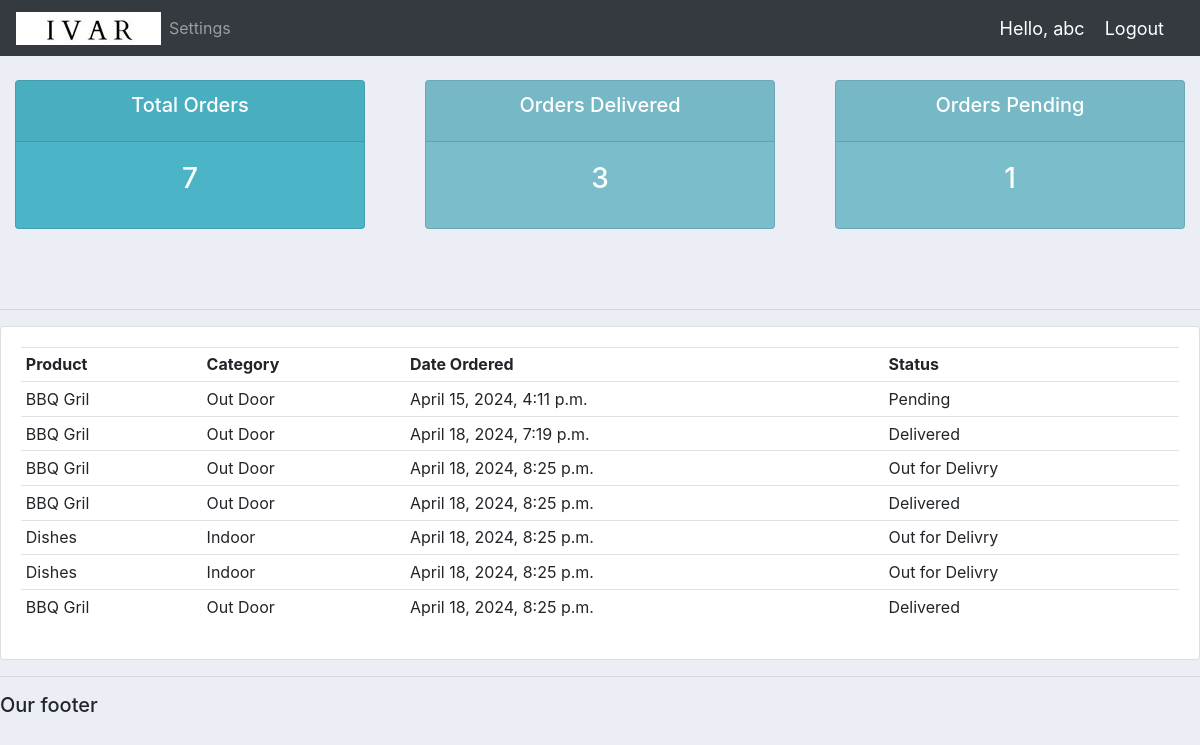
Screenshot of /user/ (signed in) with the database file from the repository.
### accounts/models.py (models this page shows, shortened)
class Order(models.Model):
    STATUS = (
        ('Pending', 'Pending'),
        ('Out for Delivry', 'Out for Delivery'),
        ('Delivered', 'Delivered'),
    )
    customer= models.ForeignKey(Customer, null = True, on_delete=models.SET_NULL)
    product= models.ForeignKey(Product, null = True, on_delete=models.SET_NULL)
    date_created= models.DateTimeField(auto_now_add=True)
    status = models.CharField(max_length=200, null = True, choices=STATUS)

class Product(models.Model):
    CATAGORY = (
        ('Indoor','Indoor'),
        ('Out Door', 'Out Door'),
    )
    name= models.CharField(max_length=200, null = True)
    price= models.FloatField(null = True)
    catagory= models.CharField(max_length=200, null = True, choices=CATAGORY)
    description= models.CharField(max_length=200, null = True, blank=True)
    date_created= models.DateTimeField(auto_now_add=True)
    tags = models.ManyToManyField(Tag)
    def __str__(self):
        return self.name

### accounts/decorators.py (the view)
        def wrapper_func(request, *args, **kwargs):
            group = None
            if request.user.groups.exists():
                group = request.user.groups.all()[0].name
            if group in allowed_roles:
                return view_func(request, *args, **kwargs)
            else: return HttpResponse('You are not Autherized')

### accounts/views.py (called while the page is built)
@allowed_users(allowed_roles=['customer'])
@login_required(login_url='login')
def userPage(request):
    orders = request.user.customer.order_set.all()
    total_orders = orders.count()
    delivered = orders.filter(status = 'Delivered').count()
    pending = orders.filter(status = 'Pending').count()
    context={'orders': orders, 'total_orders': total_orders, 'delivered': delivered, 'pending': pending}
    return render(request,'accounts/user.html', context)

### accounts/templates/accounts/user.html
{% extends 'accounts/main.html' %}
{% block content %}
{% include 'accounts/status.html' %}
<br>
<br>
<hr>
<div class="row">
    <div class="col-md">
        <div class="card card-body">
            <table class="table table-sm">
                <tr>
                    <th>Product</th>
                    <th>Category</th>
                    <th>Date Ordered</th>
                    <th>Status</th>
                </tr>
                {% for order in orders %}
                    <tr>
                        <td>{{ order.product }}</td>
                        <td>{{ order.product.catagory }}</td>
                        <td>{{ order.date_created }}</td>
                        <td>{{ order.status }}</td>
                    </tr>
                {% endfor %}
            </table>
        </div>
    </div>
</div>
{% endblock content %}

### accounts/templates/accounts/navbar.html (shortened to what this page needs)
{% load static %}
<nav class="navbar navbar-expand-lg navbar-dark bg-dark">
    <img src="{% static 'images/ivar_logo.jpg' %}">
    <div class="collapse navbar-collapse" id="navbarNav">
        <ul class="navbar-nav">
            {% if request.user.is_staff %}
            <li class="nav-item active">
                <a class="nav-link" href="{% url 'home' %}">Dashboard</a>
            </li>
            <li class="nav-item">
                <a class="nav-link" href="{% url 'products' %}">Products</a>
            </li>
            {% else %}
            <li class="nav-item">
                <a class="nav-link" href="{% url 'account' %}">Settings</a>
            </li>
            {% endif %}
        </ul>
    </div>
    <span class="hello-msg">Hello, {{request.user}}</span>
    <span><a class="hello-msg" href="{% url 'logout' %}">Logout</a></span>
</nav>

### static/css/main.css (style rules this page uses)
body { background-color: #ebeff5; }

### accounts/templates/accounts/navbar.html (style rules this page uses)
.hello-msg { font-size: 18px; color: #fff; margin-right: 20px; }

### rows the page displays
Order: product "BBQ Gril", product.catagory "Out Door", date_created "April 15, 2024, 4:11 p.m.", status "Pending"
Order: product "BBQ Gril", product.catagory "Out Door", date_created "April 18, 2024, 7:19 p.m.", status "Delivered"
Order: product "BBQ Gril", product.catagory "Out Door", date_created "April 18, 2024, 8:25 p.m.", status "Out for Delivry"
Order: product "BBQ Gril", product.catagory "Out Door", date_created "April 18, 2024, 8:25 p.m.", status "Delivered"
Order: product "Dishes", product.catagory "Indoor", date_created "April 18, 2024, 8:25 p.m.", status "Out for Delivry"
Order: product "Dishes", product.catagory "Indoor", date_created "April 18, 2024, 8:25 p.m.", status "Out for Delivry"
Order: product "BBQ Gril", product.catagory "Out Door", date_created "April 18, 2024, 8:25 p.m.", status "Delivered"

### other values shown
{{ request.user }} "abc"
{{ total_orders }} "7"
{{ delivered }} "3"
{{ pending }} "1"
